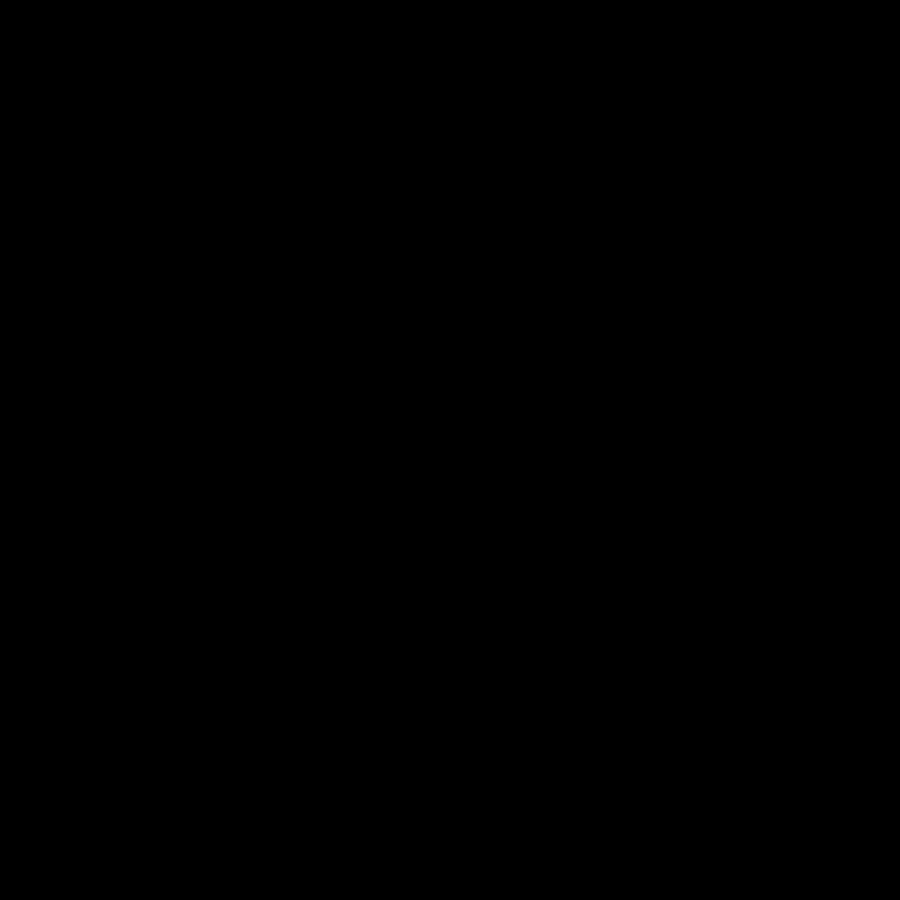
Frame 1 (no input)
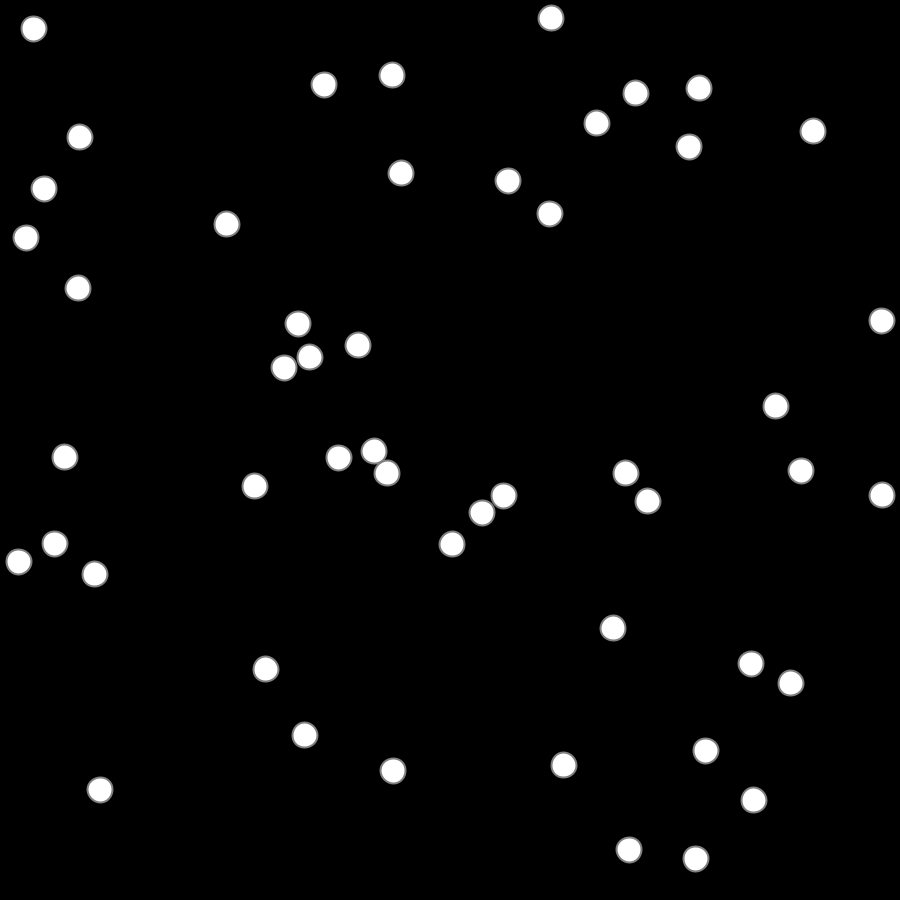
Frame 60 (the mouse pressed at the canvas centre just before this capture)
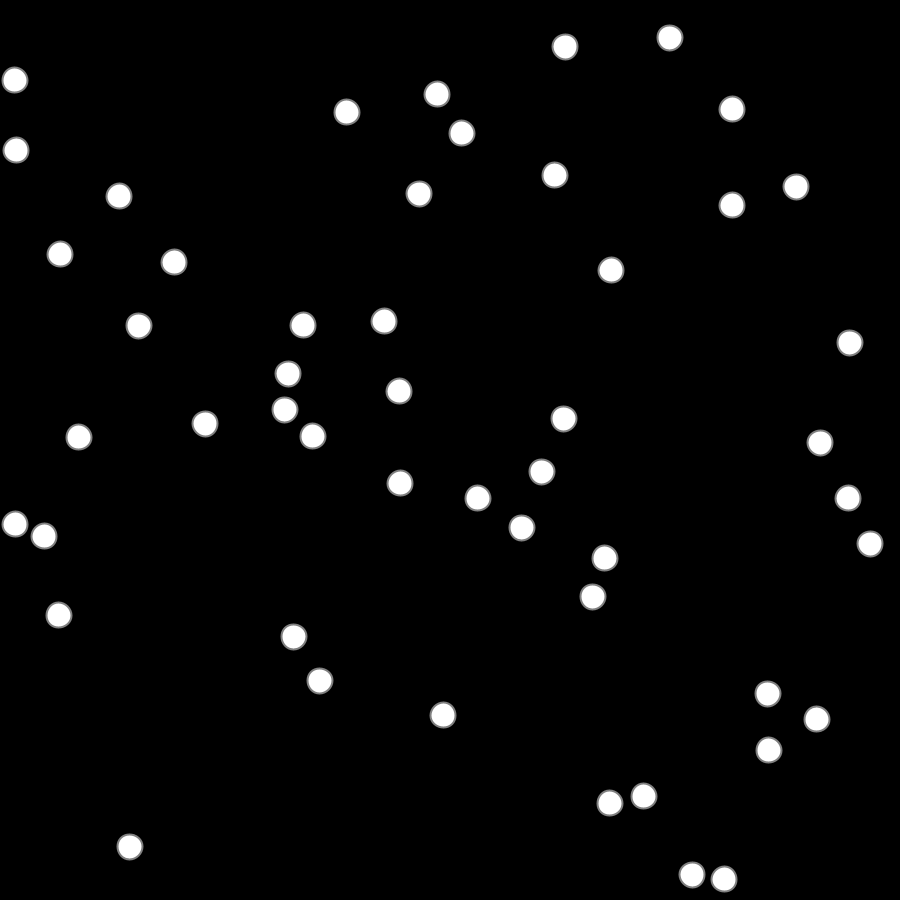
Frame 120 (the mouse held since frame 60 and released just before this capture)

The Processing sketch that drew these frames (run headless with seeded random() and noise(); from frame 60 on, the mouse is pressed at the canvas centre):

// Processing sketch: Particles00
// ── Particles00.pde
/// "Naive" particles system with simplified phisics of collisions.
//-//////////////////////////////////////////////////////////////////////

int     circles = 50;
boolean torus = false;

boolean trace=false;
int     diameter=25;
int     radius=diameter/2;
float   maxspeed=1;

int     FRAMERATE=800;
int     VISFREQ=8; //every N

float[]   xpos = new float[circles];
float[]   ypos = new float[circles];
float[]   xspeed = new float[circles];
float[]   yspeed = new float[circles];
boolean[] collision = new boolean[circles];

color[]   circolor = new color[circles];


boolean isPositionFree(int i)
{
  for (int j=0; j<circles; j++)
    if ( j!=i && dist(xpos[i], ypos[i], xpos[j], ypos[j])<=diameter )
      return false;
  return true;
}


void setup() // uses global xpos,ypos,xspeed,yspeed,collision,circolor
{
  size(900, 900);
  smooth();
  background(0);
  frameRate(FRAMERATE);
  strokeWeight(2);

  for (int i=0; i<circles; i++)
  {
    do {
      xpos[i] = diameter/2+random(width-diameter);
      ypos[i] = diameter/2+random(height-diameter);
    } while (!isPositionFree(i));
    
    xspeed[i] = random(maxspeed*0.2, maxspeed)*(random(1.0)<0.5?-1:1);
    yspeed[i] = random(maxspeed*0.2, maxspeed)*(random(1.0)<0.5?-1:1);
    circolor[i] = color(255);
    collision[i] = false;
  }
}


void visualisation()
{
  if (!trace) 
    background(0);
  else { 
    fill(0, 1);
    rect(0, 0, width, height);
  }

  for (int i=0; i<circles; i++)
  {
    fill(circolor[i]);
    stroke(128);
    ellipse(xpos[i], ypos[i], diameter, diameter);
  }
}


void movement() // uses global xpos,ypos,xspeed,yspeed,collision,circolor
{
  for (int i=0; i<circles; i++) {
    ypos[i]+=yspeed[i];
    xpos[i]+=xspeed[i];
  }
}

/// It detects collisions with borders
void bordersReaction() // uses global xpos,ypos,xspeed,yspeed,collision,circolor
{
  for (int i=0; i<circles; i++)
    if (torus)
    {
      if (xpos[i]<0) xpos[i]=width-xpos[i];
      else
        if (xpos[i]>width) xpos[i]-=width;

      if (ypos[i]<0) ypos[i]=height-ypos[i];
      else
        if (ypos[i]>height) ypos[i]-=height;
    } 
    else //Borders detection should depend on circle radius!
    {
      if (ypos[i]>(height-radius) || ypos[i]<radius)
        yspeed[i]*=-1;

      if (xpos[i]>(width-radius) || xpos[i]<radius)
        xspeed[i]*=-1;
  }
}

/// It detects collisions and triggers appropriate reaction procedures
void findcollisions() //< uses global xpos,ypos,xspeed,yspeed,collision,circolor
{
  for (int i=0; i<(circles-1); i++) {
    for (int j=(i+1); j<circles; j++) { 
      if ( dist(xpos[i], ypos[i], xpos[j], ypos[j]) < diameter ) {

        physicalCollision(i, j);

        reaction(i, j);
        reaction(j, i);

        //Prevent multiple reactions
        collision[i]=true;
        collision[j]=true;
      }
    }
  }

  for (int i=0; i<circles; i++) 
    collision[i]=false; // Clear collisions
}

/// SIMPLIFIED elastic rebound, i.e. the physical reaction to collisions
void physicalCollision(int i, int j) // uses global xspeed,yspeed,collision
{
  if (collision[i]==false) {
    xspeed[i] *= -1;
    yspeed[i] *= -1;
  }

  if (collision[j]==false) {
    xspeed[j] *= -1;
    yspeed[j] *= -1;
  }
}

/// i-th agent reacts, j-th agent supplies data only!
void reaction(int i, int j) // uses global xpos,ypos,xspeed,yspeed,collision,circolor
{
  if (collision[i]==false) {
    //... YOUR CODE
    //eg.:
    circolor[i]=color(0.9*red(circolor[i])+0.1*red(circolor[j]), 
      0.9*green(circolor[i])+0.1*green(circolor[j]), 
      0.9*blue(circolor[i])+0.1*blue(circolor[j]));
  }
}

void draw()
{
  if (frameCount%VISFREQ==0)
    visualisation();
  movement();
  bordersReaction();
  findcollisions();
}

///@date 2024-12-20 ( → https://github.com/borkowsk/bookProcessingEN)
